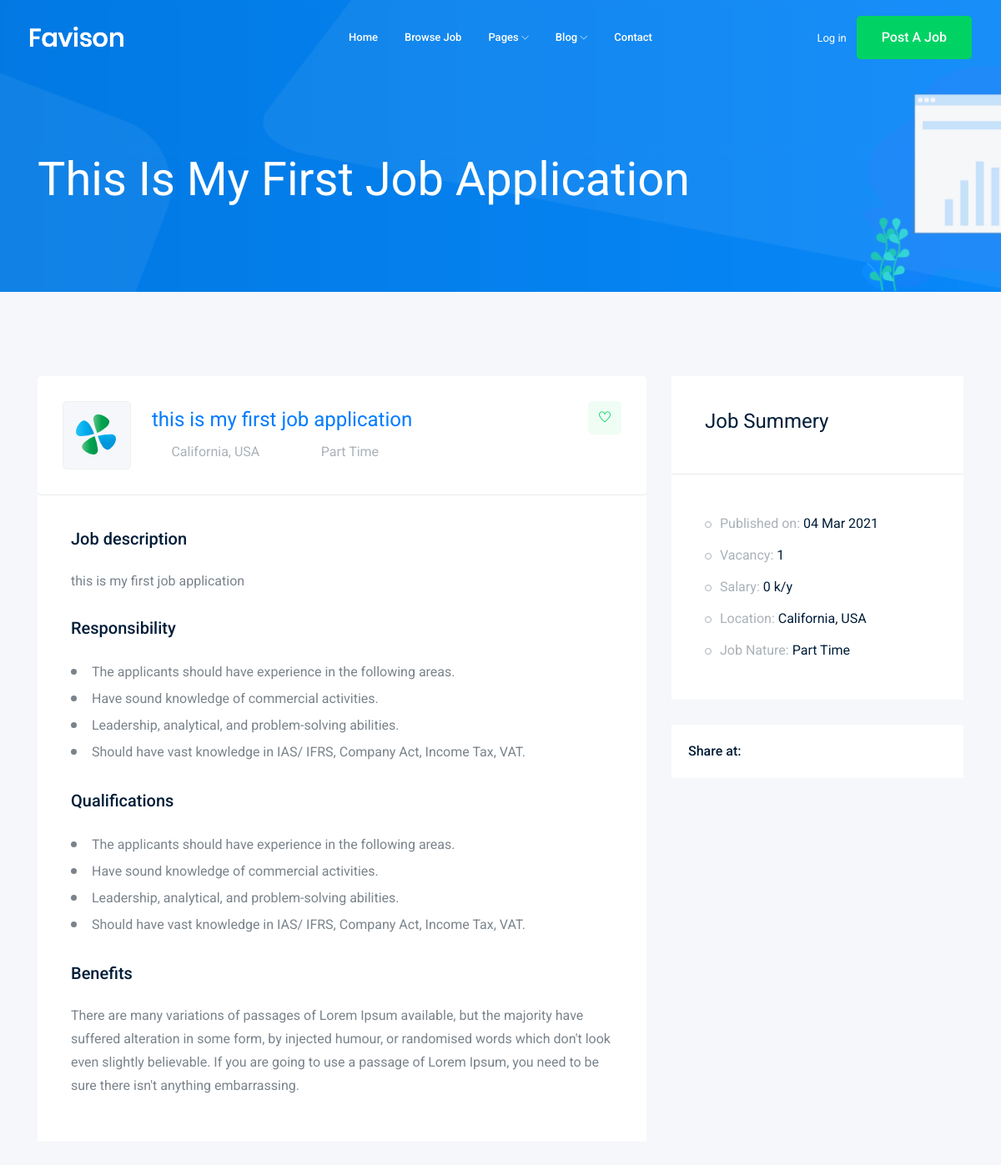
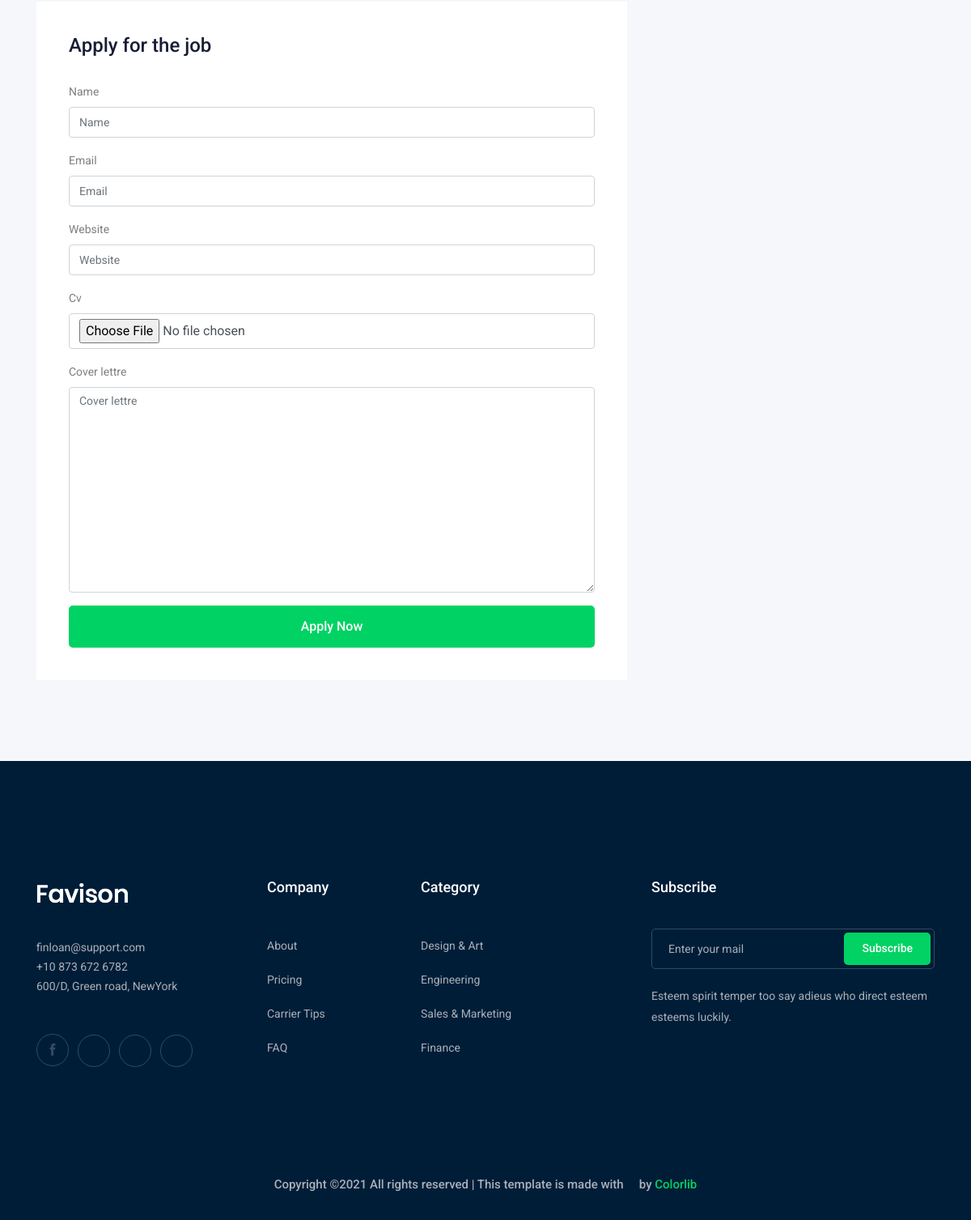
/jobs/this-is-my-first-job-application, run on the app's committed database (2 pictures, top to bottom).
### job/models.py (models this page shows, shortened)
class Job(models.Model):
    owner = models.ForeignKey(User,related_name='job_owner',on_delete=models.CASCADE)
    title = models.CharField(max_length=100) #colum
    job_type = models.CharField(max_length=60,choices=JOB_TYPE)
    discription = models.TextField(max_length=1000)
    published_at = models.DateTimeField(auto_now=True)
    vacancy =models.IntegerField(default=1)
    salary = models.IntegerField(default=0)
    experience = models.IntegerField(default=1)
    category = models.ForeignKey('Category',on_delete=models.CASCADE)
    image = models.ImageField(upload_to=image_upload)
    slug =models.SlugField(null=True,blank=True)

### job/views.py (the view)
def job_details(request,slug):
    job_detail = Job.objects.get(slug=slug)
    if request.method == 'POST':
        form = ApplyForm(request.POST , request.FILES)
        if form.is_valid():
            myform = form.save(commit=False)
            myform.job = job_detail
            myform.save()
    else:
        form = ApplyForm()
    job_detail = Job.objects.get(slug=slug)
    context = {'job':job_detail , 'form':form}
    return render(request,'job/job_details.html',context)

### job/form.py
class ApplyForm(forms.ModelForm):
    class Meta:
        model = Apply
        fields = ['name','email','website','cv','cover_lettre']

### job/templates/job/job_details.html (shortened to what this page needs)
{% extends 'base.html' %}
{% load bootstrap4 %}
{% block body %}
<div class="bradcam_area bradcam_bg_1">
    <div class="container">
        <div class="row">
            <div class="col-xl-12">
                <div class="bradcam_text">
                    <h3> {{job.title}} </h3>
                </div>
            </div>
        </div>
    </div>
</div>
<div class="job_details_area">
    <div class="container">
        <div class="row">
            <div class="col-lg-8">
                <div class="job_details_header">
                    <div class="single_jobs white-bg d-flex justify-content-between">
                        <div class="jobs_left d-flex align-items-center">
                            <div class="thumb">
                                <img src="img/svg_icon/1.svg" alt="">
                            </div>
                            <div class="jobs_conetent">
                                <a href="#"><h4 class="text-primary" >  {{job.title}} </h4></a>
                                <div class="links_locat d-flex align-items-center">
                                    <div class="location">
                                        <p> <i class="fa fa-map-marker"></i> California, USA</p>
                                    </div>
                                    <div class="location">
                                        <p> <i class="fa fa-clock-o"></i> {{job.job_type}} </p>
                                    </div>
                                </div>
                            </div>
                        </div>
                        <div class="jobs_right">
                            <div class="apply_now">
                                <a class="heart_mark" href="#"> <i class="ti-heart"></i> </a>
                            </div>
                        </div>
                    </div>
                </div>
                <div class="descript_wrap white-bg">
                    <div class="single_wrap">
                        <h4>Job description</h4>
                        <p> {{job.discription}} </p>
                    </div>
                    <div class="single_wrap">
                        <h4>Responsibility</h4>
                        <ul>
                            <li>The applicants should have experience in the following areas.
                            </li>
                            <li>Have sound knowledge of commercial activities.</li>
                            <li>Leadership, analytical, and problem-solving abilities.</li>
                            <li>Should have vast knowledge in IAS/ IFRS, Company Act, Income Tax, VAT.</li>
                        </ul>
                    </div>
                    <div class="single_wrap">
                        <h4>Qualifications</h4>
                        <ul>
                            <li>The applicants should have experience in the following areas.
                            </li>
                            <li>Have sound knowledge of commercial activities.</li>
                            <li>Leadership, analytical, and problem-solving abilities.</li>
                            <li>Should have vast knowledge in IAS/ IFRS, Company Act, Income Tax, VAT.</li>
                        </ul>
                    </div>
                    <div class="single_wrap">
                        <h4>Benefits</h4>
                        <p>There are many variations of passages of Lorem Ipsum available, but the majority have suffered alteration in some form, by injected humour, or randomised words which don't look even slightly believable. If you are going to use a passage of Lorem Ipsum, you need to be sure there isn't anything embarrassing.</p>
                    </div>
                </div>
                <div class="apply_job_form white-bg">
                    <h4>Apply for the job</h4>
                    <form method="POST" enctype="multipart/form-data">
                        {% bootstrap_form form %}
                        {% buttons %}
                        <button class="boxed-btn3 w-100" type="submit">Apply Now</button>
                        {% endbuttons %}
                    </form>
                </div>
            </div>
            <div class="col-lg-4">
                <div class="job_sumary">
                    <div class="summery_header">
                        <h3>Job Summery</h3>
                    </div>
                    <div class="job_content">
                        <ul>
                            <li>Published on: <span> {{job.published_at|date:'d M Y'}} </span></li>
                            <li>Vacancy: <span> {{job.vacancy}} </span></li>
                            <li>Salary: <span> {{job.salary}} k/y</span></li>
                            <li>Location: <span>California, USA</span></li>
                            <li>Job Nature: <span> {{job.job_type}} </span></li>
                        </ul>
                    </div>
                </div>
                <div class="share_wrap d-flex">
                    <span>Share at:</span>
                    <ul>
                        <li><a href="#"> <i class="fa fa-facebook"></i></a> </li>
                        <li><a href="#"> <i class="fa fa-google-plus"></i></a> </li>
                        <li><a href="#"> <i class="fa fa-twitter"></i></a> </li>
                        <li><a href="#"> <i class="fa fa-envelope"></i></a> </li>
                    </ul>
                </div>
                <div class="job_location_wrap">
                    <div class="job_lok_inner">
                        <div id="map" style="height: 200px;"></div>
                      </div>
                </div>
            </div>
        </div>
    </div>
</div>
{% endblock body %}

### data on the page
Job: title "This Is My First Job Application", title "this is my first job application", job_type "Part Time", discription "this is my first job application", published_at "04 Mar 2021", vacancy "1", salary "0"
